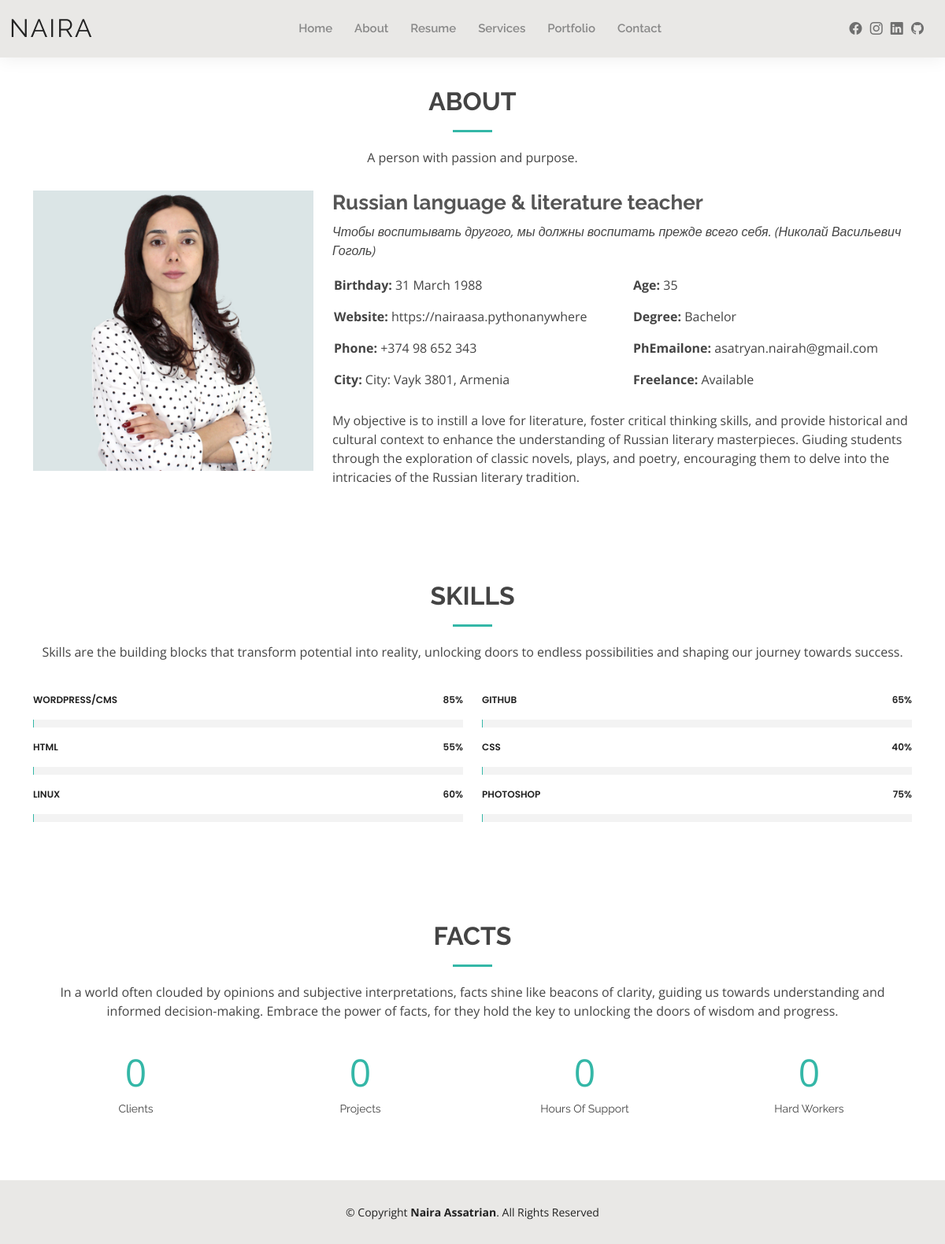
The page /about/ on the database its author committed.
### resume/models.py (models this page shows, shortened)
class Skill(models.Model):
    name = models.TextField(max_length=30)
    value = models.PositiveIntegerField(validators=[MaxValueValidator(100), MinValueValidator(1)], default=1)

class Fact(models.Model):
    name = models.TextField()
    value = models.IntegerField()

### resume/views.py (the view)
# urls.py: path("about/", about, name = "about"),
def about(request):
    skills = Skill.objects.all()
    facts = Fact.objects.all()
    data2 = {
        "skills": [skills[:3],skills[3:]],
        "facts": facts,
    }
    return render(request, "about.html", context=data2)

### resume/templates/about.html (shortened to what this page needs)
{% extends "base.html" %} {% load static %} {% block bodycontent %}
  <main id="main">
    <section id="about" class="about">
      <div class="container" data-aos="fade-up">
        <div class="section-title">
          <h2>About</h2>
          <p>A person with passion and purpose.</p>
        </div>
        <div class="row">
          <div class="col-lg-4">
            <img src="{% static 'assets/img/about.jpg' %}" class="img-fluid" alt="">
          </div>
          <div class="col-lg-8 pt-4 pt-lg-0 content">
            <h3>Russian language &amp; literature teacher</h3>
            <p class="fst-italic">
              Чтобы воспитывать другого, мы должны воспитать прежде всего себя. (Николай Васильевич Гоголь)
            </p>
            <div class="row">
              <div class="col-lg-6">
                <ul>
                  <li><i class="bi bi-rounded-right"></i> <strong>Birthday:</strong> 31 March 1988</li>
                  <li><i class="bi bi-rounded-right"></i> <strong>Website:</strong> https://nairaasa.pythonanywhere</li>
                  <li><i class="bi bi-rounded-right"></i> <strong>Phone:</strong> +374 98 652 343</li>
                  <li><i class="bi bi-rounded-right"></i> <strong>City:</strong> City: Vayk 3801, Armenia</li>
                </ul>
              </div>
              <div class="col-lg-6">
                <ul>
                  <li><i class="bi bi-rounded-right"></i> <strong>Age:</strong> 35</li>
                  <li><i class="bi bi-rounded-right"></i> <strong>Degree:</strong> Bachelor</li>
                  <li><i class="bi bi-rounded-right"></i> <strong>PhEmailone:</strong> asatryan.nairah@gmail.com</li>
                  <li><i class="bi bi-rounded-right"></i> <strong>Freelance:</strong> Available</li>
                </ul>
              </div>
            </div>
            <p>
              My objective is to instill a love for literature, foster critical thinking skills, and provide historical and cultural context to enhance the understanding of Russian literary masterpieces. Giuding students through the exploration of classic novels, plays, and poetry, encouraging them to delve into the intricacies of the Russian literary tradition.
            </p>
          </div>
        </div>
      </div>
    </section>
    <section id="skills" class="skills">
      <div class="container" data-aos="fade-up">
        <div class="section-title">
          <h2>Skills</h2>
          <p>Skills are the building blocks that transform potential into reality, unlocking doors to endless possibilities and shaping our journey towards success.</p>
        </div>
        <div class="row skills-content">
          <div class="col-lg-6">
            {% for skill in skills.0 %}
            <div class="progress">
              <span class="skill">{{skill.name}} <i class="val">{{skill.value}}%</i></span>
              <div class="progress-bar-wrap">
              </div>
            </div>
            {% endfor %}
          </div>
          <div class="col-lg-6">
            {% for skill in skills.1 %}
            <div class="progress">
              <span class="skill">{{skill.name}} <i class="val">{{skill.value}}%</i></span>
              <div class="progress-bar-wrap">
              </div>
            </div>
            {% endfor %}
          </div>
        </div>
      </div>
    </section>
    <section id="facts" class="facts">
      <div class="container" data-aos="fade-up">
        <div class="section-title">
          <h2>Facts</h2>
          <p>In a world often clouded by opinions and subjective interpretations, facts shine like beacons of clarity, guiding us towards understanding and informed decision-making. Embrace the power of facts, for they hold the key to unlocking the doors of wisdom and progress.</p>
        </div>
        <div class="row counters">
          <div class="col-lg-3 col-6 text-center">
            <span data-purecounter-start="0" data-purecounter-end="100" data-purecounter-duration="1" class="purecounter"></span>
            <p>{{facts.0.name}}</p>
          </div>
          <div class="col-lg-3 col-6 text-center">
            <span data-purecounter-start="0" data-purecounter-end="1" data-purecounter-duration="1" class="purecounter"></span>
            <p>{{facts.1.name}}</p>
          </div>
          <div class="col-lg-3 col-6 text-center">
            <span data-purecounter-start="0" data-purecounter-end="1500" data-purecounter-duration="1" class="purecounter"></span>
            <p>{{facts.2.name}}</p>
          </div>
          <div class="col-lg-3 col-6 text-center">
            <span data-purecounter-start="0" data-purecounter-end="15" data-purecounter-duration="1" class="purecounter"></span>
            <p>{{facts.3.name}}</p>
          </div>
        </div>
      </div>
    </section>
  </main>
{% endblock %}

### resume/templates/base.html (shortened to what this page needs)
{% load static %}
<!DOCTYPE html>
<html lang="en">
<head>
  <link href="{% static 'assets/vendor/aos/aos.css' %}" rel="stylesheet">
  <link href="{% static 'assets/vendor/bootstrap/css/bootstrap.min.css' %}" rel="stylesheet">
  <link href="{% static 'assets/vendor/bootstrap-icons/bootstrap-icons.css' %}" rel="stylesheet">
  <link href="{% static 'assets/vendor/boxicons/css/boxicons.min.css' %}" rel="stylesheet">
  <link href="{% static 'assets/vendor/glightbox/css/glightbox.min.css' %}" rel="stylesheet">
  <link href="{% static 'assets/vendor/swiper/swiper-bundle.min.css' %}" rel="stylesheet">
  <link href="{% static 'assets/css/style.css' %}" rel="stylesheet">
</head>
  <body>
    <header id="header" class="fixed-top">
      <div class="container-fluid d-flex justify-content-between align-items-center">
        <h1 class="logo me-auto me-lg-0"><a href="/">Naira</a></h1>
        <nav id="navbar" class="navbar order-last order-lg-0">
          <ul>
            <li {% if active == "/" %} class="active" {%endif%}><a href="/">Home</a></li>
            <li {% if active == "/about" %} class="active" {%endif%}> <a href="/about">About</a></li>
            <li {% if active == "/resume" %} class="active" {%endif%}><a href="/resume">Resume</a></li>
            <li {% if active == "/services" %} class="active" {%endif%}><a href="/services">Services</a></li>
            <li {% if active == "/portfolio" %} class="active" {%endif%}><a href="/portfolio">Portfolio</a></li>
            <li {% if active == "/contact" %} class="active" {%endif%}><a href="/contact">Contact</a></li>
          </ul>
        </nav>
        <div class="header-social-links">
          <a href="https://www.facebook.com/nara.asatrian.5" class="facebook" target=”_blank”><i class="bi bi-facebook"></i></a>
          <a href="https://www.instagram.com/asana8834" class="instagram" target=”_blank”><i class="bi bi-instagram"></i></a>
          <a href="https://www.linkedin.com/in/naira-assatrian-ba541b265" class="linkedin" target=”_blank”><i class="bi bi-linkedin"></i></i></a>
          <a href="https://github.com/nairaasa" class="github" target=”_blank”><i class="bi bi-github"></i></a>
        </div>
      </div>
    </header>
    {% block bodycontent %} {% endblock %}
    <footer id="footer">
      <div class="container">
        <div class="copyright">
          &copy; Copyright <strong><span>Naira Assatrian</span></strong>. All Rights Reserved
        </div>
      </div>
    </footer>
  </body>
</html>

### resume/static/assets/css/style.css (style rules this page uses)
body { font-family: "Open Sans", sans-serif; color: #444444; }
a { color: #34b7a7; text-decoration: none; }
h1, h2, h3, h4, h5, h6 { font-family: "Raleway", sans-serif; }
#main { margin-top: 50px; }
#header { background: #e9e8e6; box-shadow: 0px 0px 25px 0 rgba(0, 0, 0, 0.08); z-index: 997; padding: 15px 0; }
#header .logo { font-size: 32px; margin: 0; padding: 0; line-height: 1; font-weight: 400; letter-spacing: 2px; text-transform: uppercase; }
#header .logo a { color: #222222; }
.header-social-links { padding-right: 15px; }
.header-social-links a { color: #6f6f6f; padding-left: 6px; display: inline-block; line-height: 0px; transition: 0.3s; font-size: 16px; }
.navbar { padding: 0; }
.navbar ul { margin: 0; padding: 0; display: flex; list-style: none; align-items: center; }
.navbar li { position: relative; padding: 10px 0 10px 28px; }
.navbar a, .navbar a:focus { display: flex; align-items: center; justify-content: space-between; font-family: "Raleway", sans-serif; font-size: 15px; font-weight: 600; color: #888888; white-space: nowrap; transition: 0.3s; position: relative; }
.navbar>ul>li>a:before { content: ""; position: absolute; width: 0; height: 2px; bottom: -5px; left: 0; background-color: #34b7a7; visibility: hidden; width: 0px; transition: all 0.3s ease-in-out 0s; }
section { padding: 60px 0; }
.section-title { text-align: center; padding-bottom: 30px; }
.section-title h2 { font-size: 32px; font-weight: bold; text-transform: uppercase; margin-bottom: 20px; padding-bottom: 20px; position: relative; }
.section-title h2::after { content: ""; position: absolute; display: block; width: 50px; height: 3px; background: #34b7a7; bottom: 0; left: calc(50% - 25px); }
.section-title p { margin-bottom: 0; }
.about .content h3 { font-weight: 700; font-size: 26px; color: #555555; }
.about .content ul { list-style: none; padding: 0; }
.about .content ul li { padding-bottom: 10px; }
.about .content ul i { font-size: 20px; padding-right: 2px; color: #34b7a7; }
.about .content p:last-child { margin-bottom: 0; }
.skills .progress { height: 60px; display: block; background: none; border-radius: 0; }
.skills .progress .skill { padding: 10px 0; margin: 0 0 6px 0; text-transform: uppercase; display: block; font-weight: 600; font-family: "Poppins", sans-serif; color: #222222; }
.skills .progress .skill .val { float: right; font-style: normal; }
.skills .progress-bar-wrap { background: #f3f3f3; }
.facts .counters span { font-size: 48px; display: block; color: #34b7a7; }
.facts .counters p { padding: 0; margin: 0 0 20px 0; font-family: "Raleway", sans-serif; font-size: 14px; }
#footer { background: #e9e8e6; padding: 30px 0; color: #222222; font-size: 14px; text-align: center; }

### rows shown on the page
Skill: name "WORDPRESS/CMS", value "85"
Skill: name "HTML", value "55"
Skill: name "LINUX", value "60"
Skill: name "GITHUB", value "65"
Skill: name "CSS", value "40"
Skill: name "PHOTOSHOP", value "75"
Fact: name "Clients"
Fact: name "Projects"
Fact: name "Hours Of Support"
Fact: name "Hard Workers"
